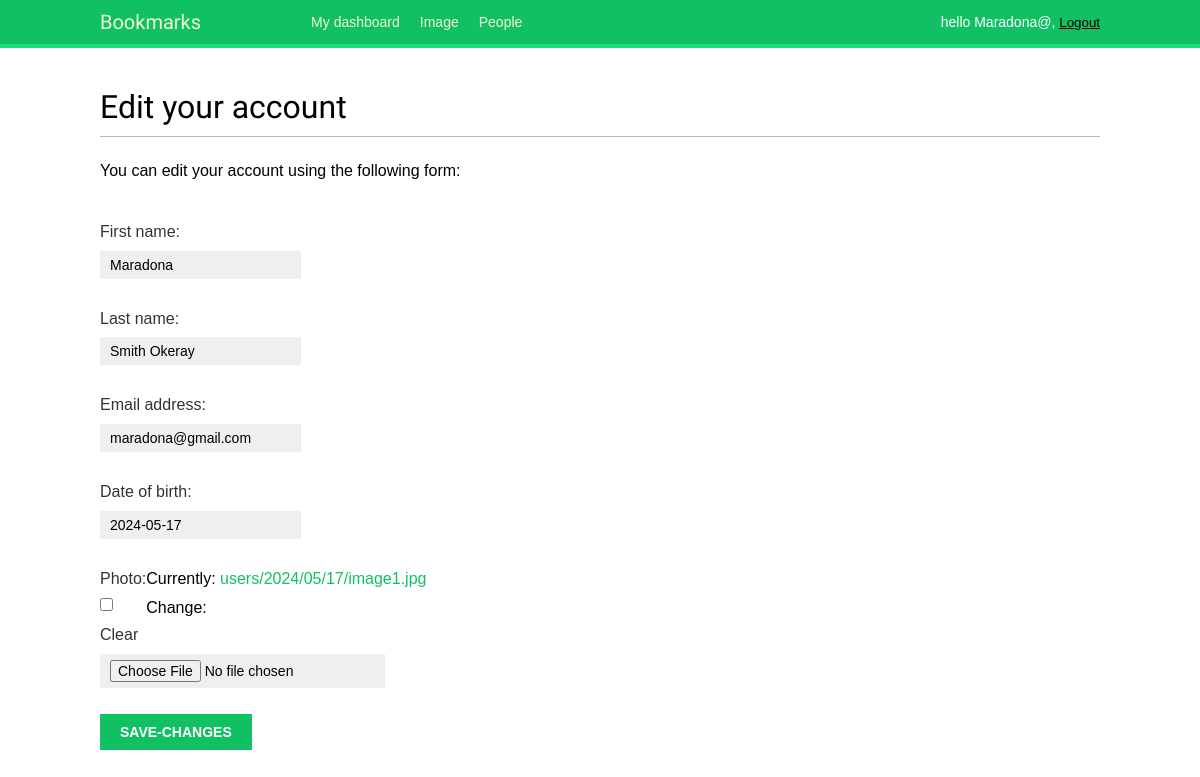
Before: /account/edit/ (signed in) with the older database file.
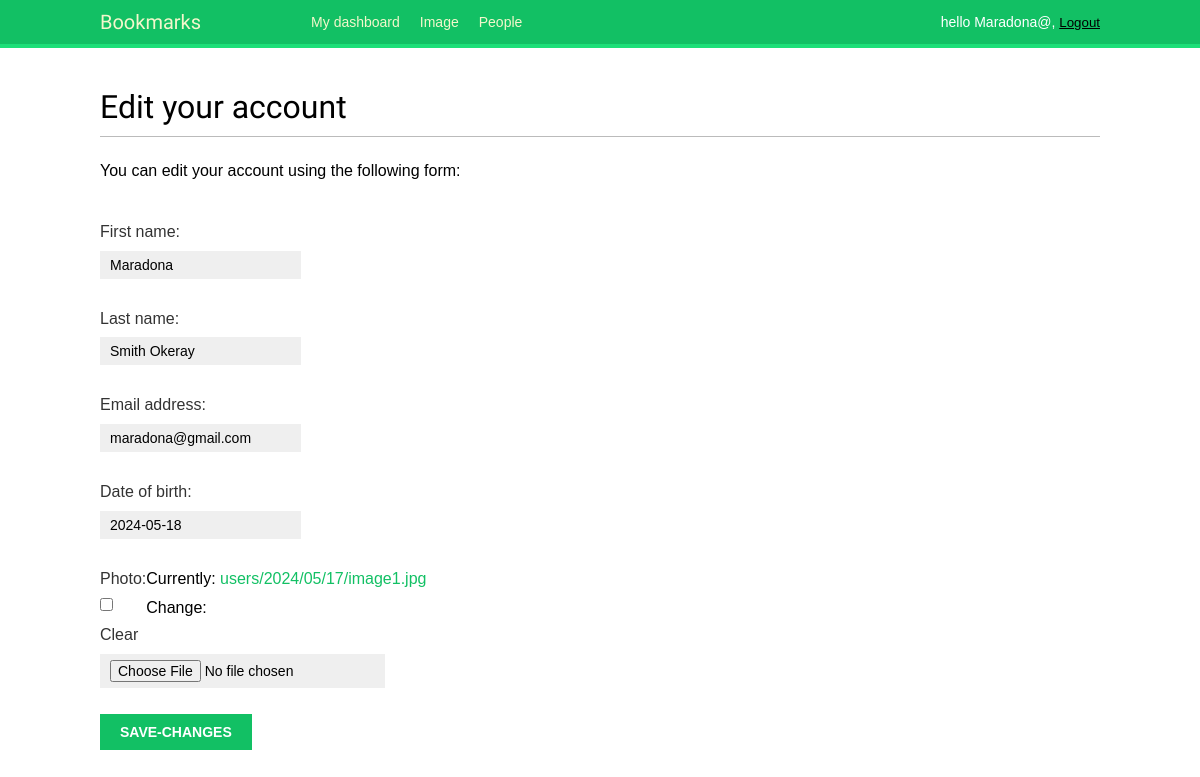
After: the same page with the newer database file.
### account/models.py (models this page shows, shortened)
class Profile(models.Model):
    user = models.OneToOneField(settings.AUTH_USER_MODEL,
                                on_delete=models.CASCADE)
    date_of_birth = models.DateField(blank=True,null=True)
    photo = models.ImageField(upload_to='users/%Y/%m/%d/',
                              blank=True)

### account/views.py (the view)
# urls.py: path('edit/',views.edit,name="edit"),
@login_required
def edit(request):
    if request.method == "POST":
        user_form = UserEditForm(instance = request.user,
                                 data = request.POST)
        profile_form = ProfileEditForm(instance = request.user.profile,
                                     data = request.POST,
                                     files = request.FILES)
        if user_form.is_valid() and profile_form.is_valid():
            user_form.save()
            profile_form.save()
            messages.success(request,"Profile Updated successfully.")
        else:
            messages.error(request,"Error updating the Profile.")
    else:
        user_form = UserEditForm(instance=request.user)
        profile_form = ProfileEditForm(instance = request.user.profile)
    return render(
        request,
        'account/edit.html',
        {
            'user_form': user_form,
            'profile_form': profile_form
        }
    )

### account/forms.py (shortened to what this page needs)
class UserEditForm(forms.ModelForm):
    class Meta:
        model = User
        fields = ['first_name','last_name','email']

class ProfileEditForm(forms.ModelForm):
    class Meta:
        model = Profile
        fields = ['date_of_birth','photo']

### account/templates/account/edit.html (shortened to what this page needs)
{% extends "base.html" %}
{% block content %}
  <h1>Edit your account</h1>
  <p>You can edit your account using the following form:</p>
  <form method="post" enctype="multipart/form-data">
   {{ user_form.as_p }}
   {{ profile_form.as_p }}
   <p><input type="submit" value="Save-changes"></p>
  </form>
{% endblock %}

### account/templates/base.html (shortened to what this page needs)
{% load static %}
<!DOCTYPE html>
<html>
    <head>
        <link  href="{% static "css/base.css" %}" rel="stylesheet">
    </head>
    <body>
        <div id="header">
        <span class="logo">Bookmarks</span>
        {% if request.user.is_authenticated %}
           <ul class="menu">
           <li {% if section == "dashboard"  %}class="selected"{% endif %}>
            <a href="{% url "dashboard" %}">My dashboard</a>
            </li>
           <li {% if section == "image" %}class="selected"{% endif %}>
            <a href="#">Image</a>
            </li>
           <li {% if section == "people" %}class="selected"{% endif %}>
            <a href="#">People</a>
           </li>
           </ul>
        {% endif %}
        <span class="user">
          {% if request.user.is_authenticated %}
             hello {{ request.user.firstname | default:request.user.username }},
             <form  action="{% url 'logout' %}" method="post" style="display: inline;">
               <button type="submit" style="border: none; background: none; padding: 0; text-decoration: underline; cursor: pointer;">Logout</button>
            </form>
          {% else %}
             <a href="{% url "login" %}">Login</a>
          {% endif %}
        </span>
        </div>
        <div id="content">
        {% block content %}
        {% endblock %}
        </div>
    </body>
</html>

### account/static/css/base.css (style rules this page uses)
body { margin:0; padding:0; font-family:helvetica, sans-serif; }
p { line-height: 1.8; }
a { color:#12c064; text-decoration:none; }
h1, h2, h3, h4, h5 , h6 { font-family: 'Muli', sans-serif; font-weight:normal; }
h1 { border-bottom:1px solid #bbb; padding:0 0 10px 0; margin:10px 0 20px 0; }
#header { padding:10px 100px; font-size:14px; background:#12c064; color:#fff; border-bottom:4px solid #1cdf78; overflow:auto; }
#header .logo { font-family: 'Muli', sans-serif; float:left; color:#f3f7cc; font-size:20px; margin-right:10%; }
#header ul.menu { list-style:none; float:left; margin:0; padding:0; }
#header ul.menu li { float:left; padding:4px 10px; }
#header a { color:#f3f7cc; }
#header .user { float:right; padding-top:4px; }
#content { padding:30px 100px; }
form { overflow:auto; }
form p { width:100%; overflow:auto; }
label { float:left; clear:both; color:#333; margin-bottom:4px; }
input, textarea { clear:both; float:left; margin:0 0 10px; background:#efefef; border:0; padding:6px 10px; font-size:14px; }
input[type=submit], a.button { font-weight:bold; background:#12c064; color:#fff; padding:10px 20px; font-size:14px; text-transform:uppercase; }

Changed rows visible on the page:
changed Profile: date_of_birth "2024-05-17" → "2024-05-18"
